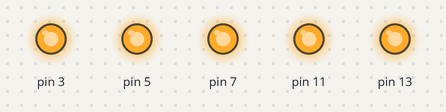
A program run on a simulated Raspberry Pi (header pin numbers). Shown: output pins drawn as LEDs (lit = HIGH).

Above: at 0.2 s.
At 1.7 s:
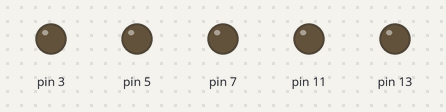
Timing chart, 0 to 3.0 s (numbered marks = the images above):
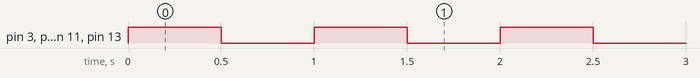

The program:

led_gpio_control.py
```python
import time
import RPi.GPIO as GPIO

GPIO.setwarnings(False)
GPIO.setmode(GPIO.BOARD)
GPIO.setup(3, GPIO.OUT)
GPIO.setup(5, GPIO.OUT)
GPIO.setup(7, GPIO.OUT)
GPIO.setup(11, GPIO.OUT)
GPIO.setup(13, GPIO.OUT)

while True:
    GPIO.output(3, 1)
    GPIO.output(5, 1)
    GPIO.output(7, 1)
    GPIO.output(11, 1)
    GPIO.output(13, 1)

    time.sleep(0.5)

    GPIO.output(3, 0)
    GPIO.output(5, 0)
    GPIO.output(7, 0)
    GPIO.output(11, 0)
    GPIO.output(13, 0)

    time.sleep(0.5)
```

Measured:
- by itself, pin 3, pin 5, pin 7, pin 11, pin 13: alternates HIGH for 0.50 s and LOW for 0.50 s
